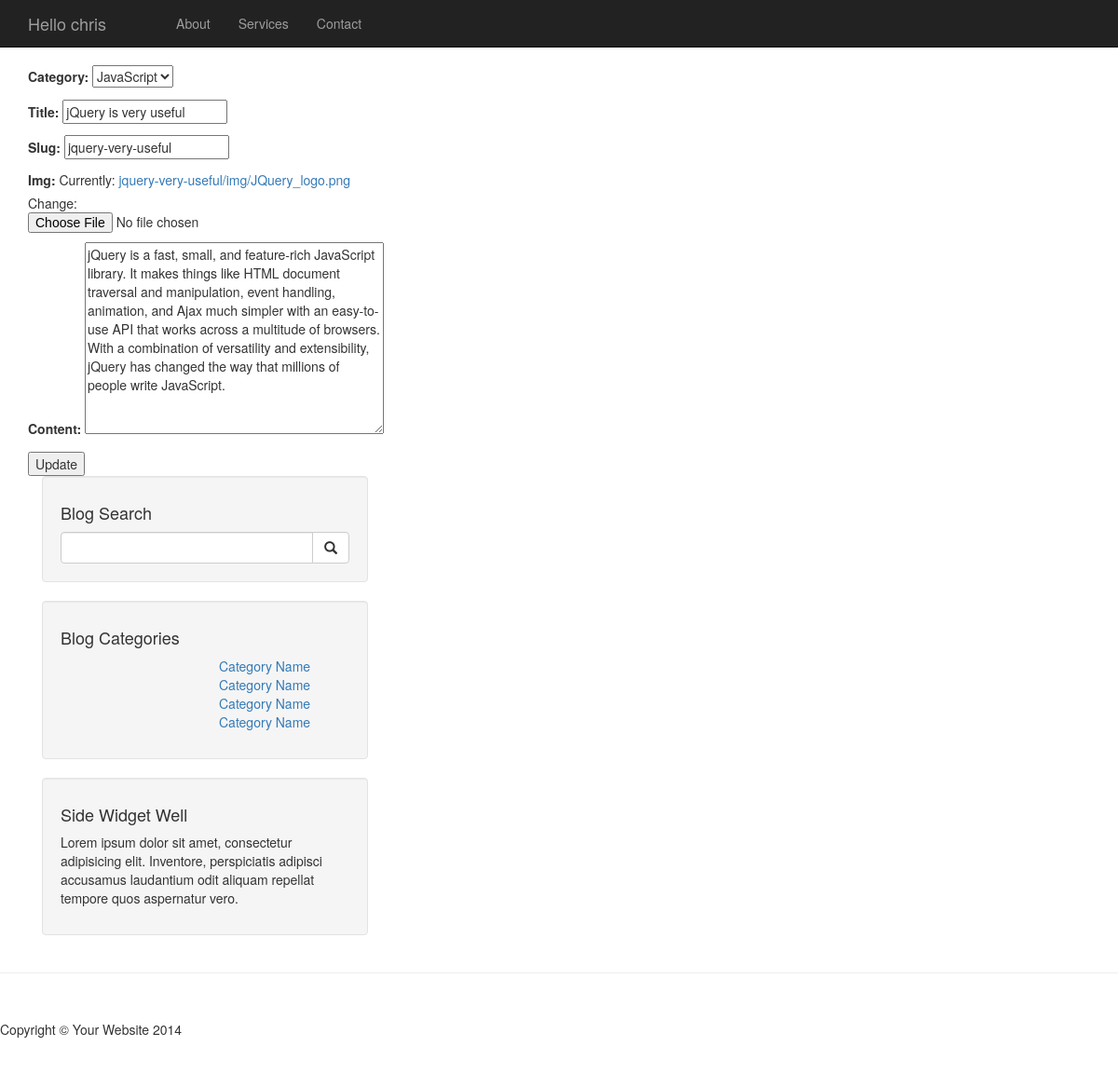
Page /blog/2/jquery-very-useful/edit/ (signed in) on the committed database.
### blog/models.py (models this page shows, shortened)
class Post(models.Model):
    title = models.CharField(max_length=300)
    slug = models.SlugField(unique=True)
    category = models.ForeignKey(Category)
    date_created = models.DateTimeField(auto_now = True)
    author = models.ForeignKey(User)
    img = models.ImageField(upload_to=post_upload_handler)
    content = models.TextField()
    class Meta:
        verbose_name_plural = "Posts"

### blog/views.py (the view)
class EditPost(LoginRequiredMixin, UpdateView):
    model = Post
    fields = ['category', 'title', 'slug', 'img', 'content']
    template_name = 'edit_post.html'
    success_url = '/'

### blog/models.py (called while the page is built)
    def __str__(self):
        return self.name

### blog/templates/edit_post.html (shortened to what this page needs)
{% extends 'base.html' %}
{% block content %}
    <form action="" method="post" enctype="multipart/form-data">
        {{ form.as_p }}
        <input type="submit" value="Update"/>
    </form>
{% endblock %}

### blog/templates/_nav.html (shortened to what this page needs)
<nav class="navbar navbar-inverse navbar-fixed-top" role="navigation">
    <div class="container">
        <div class="navbar-header">
            <a class="navbar-brand" href="#">Hello
              {% if user.is_authenticated%}
              {{ request.user.username }}
            {% else %}
            NEW USER</a>
            {% endif %}
        </div>
        <div class="collapse navbar-collapse" id="bs-example-navbar-collapse-1">
            <ul class="nav navbar-nav">
                <li>
                    <a href="#">About</a>
                </li>
                <li>
                    <a href="#">Services</a>
                </li>
                <li>
                    <a href="#">Contact</a>
                </li>
            </ul>
        </div>
    </div>
</nav>

### blog/static/css/blog-home.css (style rules this page uses)
body { padding-top: 70px; }

### rows in the picture
Post: category "JavaScript", title "jQuery is very useful", slug "jquery-very-useful", content "jQuery is a fast, small, and feature-rich JavaScript library. It makes things like HTML document traversal and manipulation, event handling, animation, and Ajax much simpler with an easy-to-use API that works across a multitude of browsers. With a combination of versatility and extensibility, jQuery has changed the way that millions of people write JavaScript."

### other values in the picture
{{ request.user.username }} "chris"
